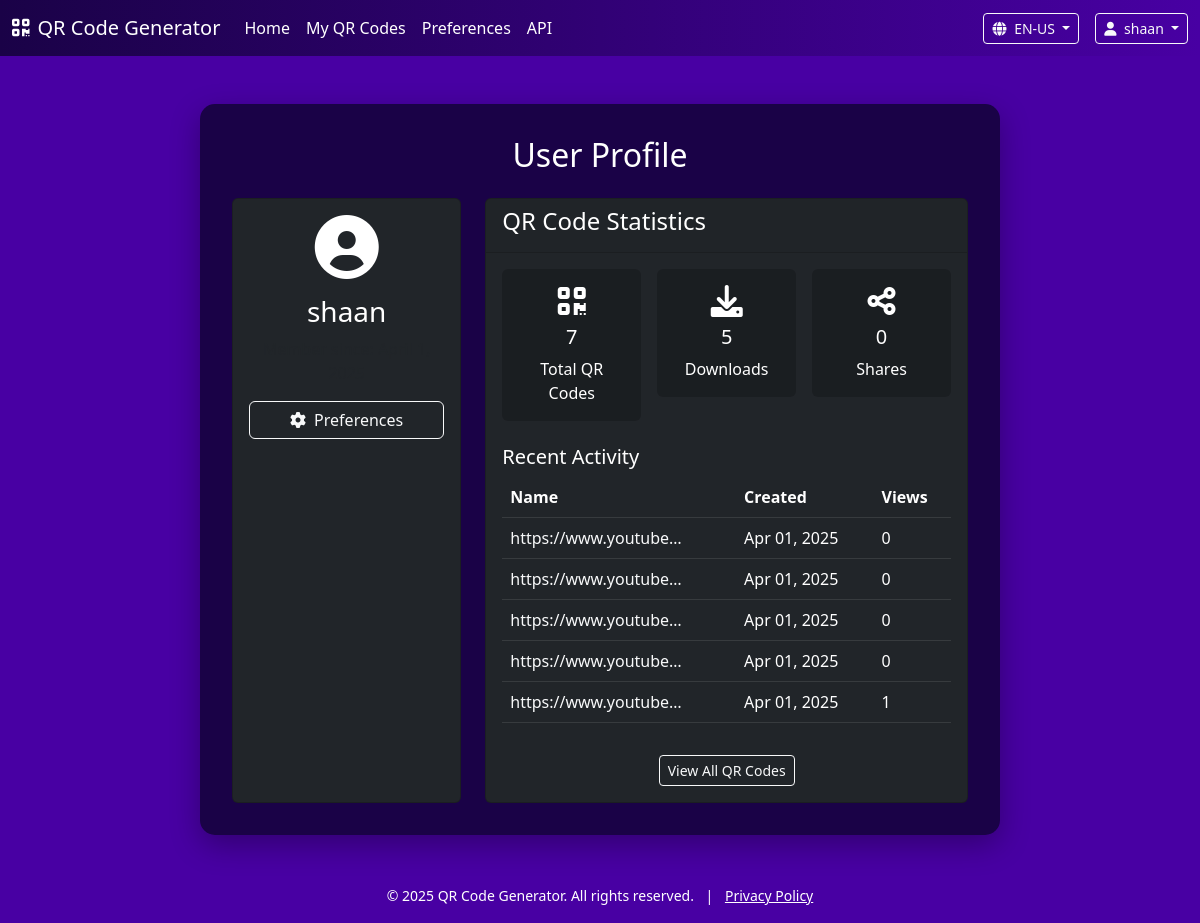
/profile/ (signed in), run on the app's committed database.
### qr/models.py (models this page shows, shortened)
class QRCode(models.Model):
    user = models.ForeignKey(User, on_delete=models.CASCADE, related_name='qrcodes', null=True, blank=True)
    content = models.CharField(_('Content'), max_length=255)
    created_at = models.DateTimeField(auto_now_add=True)
    name = models.CharField(_('Name'), max_length=100, blank=True)
    foreground_color = models.CharField(_('Foreground Color'), max_length=7, default='#000000')
    background_color = models.CharField(_('Background Color'), max_length=7, default='#FFFFFF')
    box_size = models.PositiveIntegerField(_('Box Size'), default=10)
    border = models.PositiveIntegerField(_('Border Size'), default=4)
    logo = models.ImageField(upload_to='logos/', null=True, blank=True)
    logo_size = models.PositiveIntegerField(default=100)  # Size in pixels
    transparent_background = models.BooleanField(default=False)  # Transparent background option
    logo_position = models.CharField(_('Logo Position'), max_length=20, choices=[
        ('center', _('Center')),
        ('top-left', _('Top Left')),
        ('top-right', _('Top Right')),
        ('bottom-left', _('Bottom Left')),
        ('bottom-right', _('Bottom Right')),
    ], default='center')
    border_style = models.CharField(_('Border Style'), max_length=20, choices=[
        ('solid', _('Solid')),
        ('dashed', _('Dashed')),
        ('dotted', _('Dotted')),
    ], default='solid')
    view_count = models.PositiveIntegerField(_('View Count'), default=0)
    download_count = models.PositiveIntegerField(_('Download Count'), default=0)
    share_count = models.PositiveIntegerField(_('Share Count'), default=0)
    class Meta:
        verbose_name = _('QR Code')
        verbose_name_plural = _('QR Codes')
        ordering = ['-created_at']

### qr/views.py (the view)
# urls.py: path('profile/', views.profile, name='profile'),
@login_required
def profile(request):
    user_qr_codes = QRCode.objects.filter(user=request.user).order_by('-created_at')
    total_downloads = user_qr_codes.aggregate(Sum('download_count'))['download_count__sum'] or 0
    total_shares = user_qr_codes.aggregate(Sum('share_count'))['share_count__sum'] or 0
    context = {
        'user': request.user,
        'user_qr_codes': user_qr_codes,
        'total_downloads': total_downloads,
        'total_shares': total_shares,
    }
    return render(request, 'profile.html', context)

### templates/profile.html (shortened to what this page needs)
{% extends 'base.html' %}
{% load i18n %}
{% block content %}
<div class="app-container">
  <h2 class="text-center mb-4">{% trans "User Profile" %}</h2>
  <div class="row g-4">
    <div class="col-md-4">
      <div class="card bg-dark text-white h-100">
        <div class="card-body text-center">
          <i class="fas fa-user-circle fa-4x mb-3"></i>
          <h3>{{ user.username }}</h3>
          <p class="text-muted">{% trans "Member since" %}: {{ user.date_joined|date:"F j, Y" }}</p>
          <div class="d-grid gap-2 mt-3">
            <a href="{% url 'user_preferences' %}" class="btn btn-outline-light">
              <i class="fas fa-cog me-2"></i>{% trans "Preferences" %}
            </a>
          </div>
        </div>
      </div>
    </div>
    <div class="col-md-8">
      <div class="card bg-dark text-white h-100">
        <div class="card-header">
          <h4>{% trans "QR Code Statistics" %}</h4>
        </div>
        <div class="card-body">
          <div class="row text-center g-3">
            <div class="col-md-4">
              <div class="p-3 rounded" style="background-color: rgba(0,0,0,0.2);">
                <i class="fas fa-qrcode fa-2x mb-2"></i>
                <h5>{{ user_qr_codes.count }}</h5>
                <p class="mb-0">{% trans "Total QR Codes" %}</p>
              </div>
            </div>
            <div class="col-md-4">
              <div class="p-3 rounded" style="background-color: rgba(0,0,0,0.2);">
                <i class="fas fa-download fa-2x mb-2"></i>
                <h5>{{ total_downloads }}</h5>
                <p class="mb-0">{% trans "Downloads" %}</p>
              </div>
            </div>
            <div class="col-md-4">
              <div class="p-3 rounded" style="background-color: rgba(0,0,0,0.2);">
                <i class="fas fa-share-alt fa-2x mb-2"></i>
                <h5>{{ total_shares }}</h5>
                <p class="mb-0">{% trans "Shares" %}</p>
              </div>
            </div>
          </div>
          <h5 class="mt-4">{% trans "Recent Activity" %}</h5>
          {% if user_qr_codes %}
            <div class="table-responsive">
              <table class="table table-dark table-hover">
                <thead>
                  <tr>
                    <th>{% trans "Name" %}</th>
                    <th>{% trans "Created" %}</th>
                    <th>{% trans "Views" %}</th>
                  </tr>
                </thead>
                <tbody>
                  {% for qr in user_qr_codes|slice:":5" %}
                  <tr>
                    <td>
                      <a href="{% url 'qr_detail' qr.id %}" class="text-decoration-none text-light">
                        {{ qr.name|default:qr.content|truncatechars:20 }}
                      </a>
                    </td>
                    <td>{{ qr.created_at|date:"M d, Y" }}</td>
                    <td>{{ qr.view_count }}</td>
                  </tr>
                  {% endfor %}
                </tbody>
              </table>
            </div>
            <div class="text-center mt-3">
              <a href="{% url 'qr_history' %}" class="btn btn-sm btn-outline-light">
                {% trans "View All QR Codes" %}
              </a>
            </div>
          {% else %}
            <div class="alert alert-secondary">
              {% trans "You haven't created any QR codes yet." %}
            </div>
          {% endif %}
        </div>
      </div>
    </div>
  </div>
</div>
{% endblock %}

### templates/base.html (shortened to what this page needs)
<!DOCTYPE html>
{% load i18n %}
<html lang="{{ LANGUAGE_CODE|default:'en' }}">
<head>
  <link href="https://cdn.jsdelivr.net/npm/bootstrap@5.3.0/dist/css/bootstrap.min.css"
        rel="stylesheet"
>
  <link rel="stylesheet" href="https://cdnjs.cloudflare.com/ajax/libs/font-awesome/6.0.0/css/all.min.css">
</head>
<body>
  <nav class="navbar navbar-expand-lg">
    <div class="container-fluid">
      <a class="navbar-brand text-white" href="{% url 'home' %}">
        <i class="fas fa-qrcode me-2"></i>{% trans "QR Code Generator" %}
      </a>
      <div class="collapse navbar-collapse" id="navbarNav">
        <ul class="navbar-nav me-auto mb-2 mb-lg-0">
          <li class="nav-item">
            <a class="nav-link" href="{% url 'home' %}">{% trans "Home" %}</a>
          </li>
          {% if user.is_authenticated %}
          <li class="nav-item">
            <a class="nav-link" href="{% url 'qr_history' %}">{% trans "My QR Codes" %}</a>
          </li>
          <li class="nav-item">
            <a class="nav-link" href="{% url 'user_preferences' %}">{% trans "Preferences" %}</a>
          </li>
          {% endif %}
          <li class="nav-item">
            <a class="nav-link" href="{% url 'api_docs' %}">{% trans "API" %}</a>
          </li>
        </ul>
        <div class="d-flex">
          <div class="language-selector dropdown">
            <button class="btn btn-sm btn-outline-light dropdown-toggle" type="button" id="languageDropdown"
                    data-bs-toggle="dropdown" aria-expanded="false">
              <i class="fas fa-globe me-1"></i>
              {% get_current_language as CURRENT_LANGUAGE %}
              {{ CURRENT_LANGUAGE|upper }}
            </button>
              {% get_available_languages as LANGUAGES %}
          </div>
          {% if user.is_authenticated %}
          <div class="dropdown ms-3">
            <button class="btn btn-sm btn-outline-light dropdown-toggle" type="button" id="userDropdown"
                    data-bs-toggle="dropdown" aria-expanded="false">
              <i class="fas fa-user me-1"></i>
              {{ user.username }}
            </button>
          </div>
          {% else %}
          <a href="{% url 'login' %}" class="btn btn-sm btn-outline-light ms-3">{% trans "Login" %}</a>
          <a href="{% url 'register' %}" class="btn btn-sm btn-outline-light ms-2">{% trans "Register" %}</a>
          {% endif %}
        </div>
      </div>
    </div>
  </nav>
  {% block content %}{% endblock %}
  <footer class="mt-auto py-3 text-center text-white">
    <small>
      &copy; {% now "Y" %} {% trans "QR Code Generator. All rights reserved." %}
      {% if user.is_authenticated %}
        <span class="mx-2">|</span>
        <a href="{% url 'privacy_policy' %}" class="text-white">{% trans "Privacy Policy" %}</a>
      {% endif %}
    </small>
  </footer>
</body>
</html>

### data on the page
QRCode: name "https://www.youtube…", created_at "Apr 01, 2025", view_count "0"
QRCode: name "https://www.youtube…", created_at "Apr 01, 2025", view_count "0"
QRCode: name "https://www.youtube…", created_at "Apr 01, 2025", view_count "0"
QRCode: name "https://www.youtube…", created_at "Apr 01, 2025", view_count "0"
QRCode: name "https://www.youtube…", created_at "Apr 01, 2025", view_count "1"

### other printed values
{{ CURRENT_LANGUAGE|upper }} "EN-US"
{{ user.username }} "shaan"
{{ user_qr_codes.count }} "7"
{{ total_downloads }} "5"
{{ total_shares }} "0"
